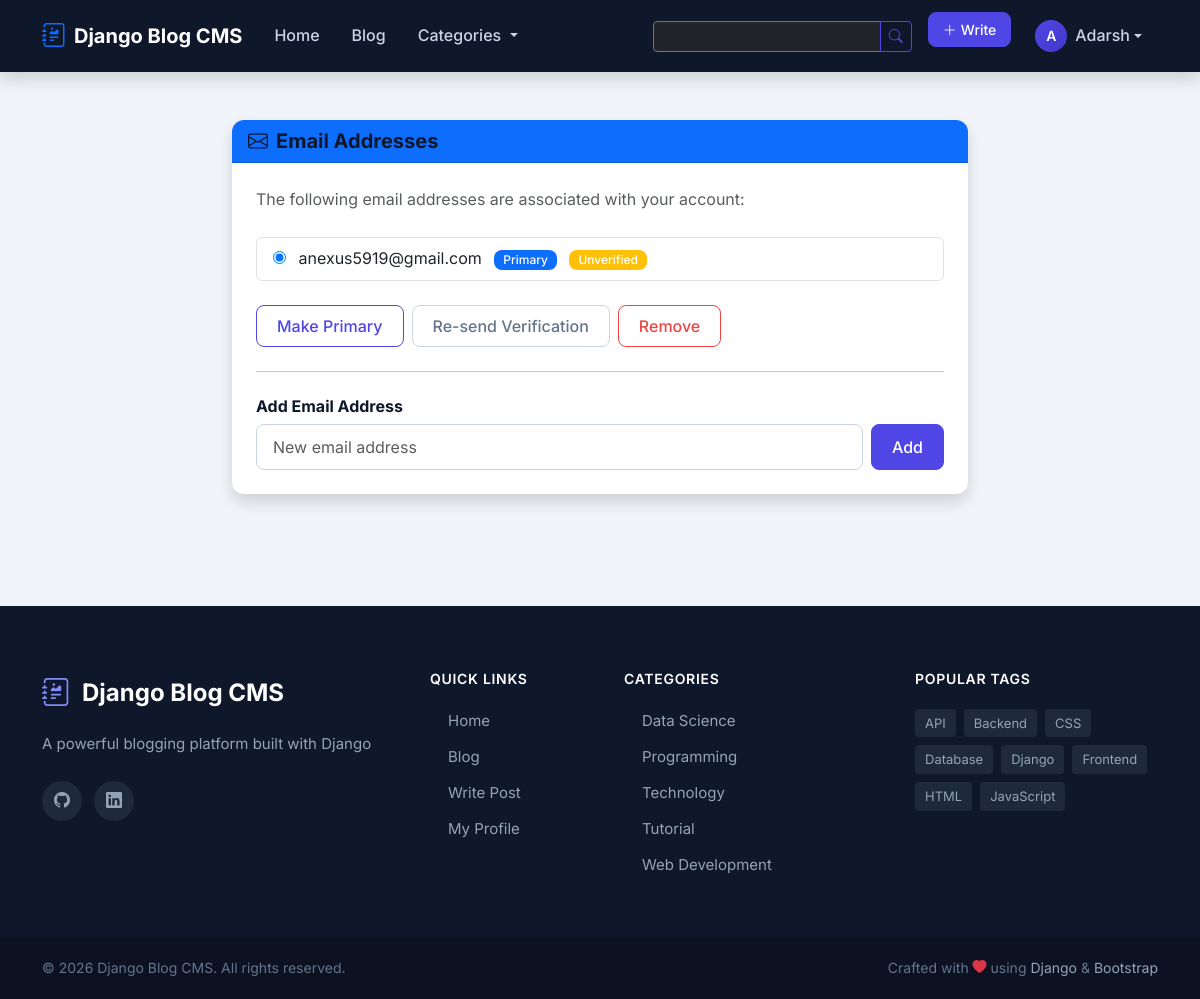
Page /accounts/email/ (signed in) on the committed database.
### apps/blog/models.py (models this page shows, shortened)
class Category(models.Model):
    ICON_CHOICES = (
        ('bi-laptop', 'Technology'),
        ('bi-globe', 'Web Development'),
        ('bi-code-slash', 'Programming'),
        ('bi-graph-up', 'Data Science'),
        ('bi-mortarboard', 'Tutorial'),
        ('bi-newspaper', 'News'),
        ('bi-camera', 'Photography'),
        ('bi-palette', 'Design'),
        ('bi-briefcase', 'Business'),
        ('bi-heart', 'Lifestyle'),
        ('bi-airplane', 'Travel'),
        ('bi-cup-hot', 'Food'),
        ('bi-controller', 'Gaming'),
        ('bi-music-note', 'Music'),
        ('bi-film', 'Entertainment'),
        ('bi-book', 'Education'),
        ('bi-lightbulb', 'Ideas'),
        ('bi-chat-quote', 'Opinion'),
    )
    COLOR_CHOICES = (
        ('#4f46e5', 'Indigo'),
        ('#2563eb', 'Blue'),
        ('#0891b2', 'Cyan'),
        ('#059669', 'Green'),
        ('#84cc16', 'Lime'),
        ('#eab308', 'Yellow'),
        ('#f97316', 'Orange'),
        ('#ef4444', 'Red'),
        ('#ec4899', 'Pink'),
        ('#8b5cf6', 'Purple'),
        ('#6366f1', 'Violet'),
        ('#64748b', 'Slate'),
    )
    name = models.CharField(
        max_length=100,
        unique=True,  # No two categories can have the same name
        help_text="Category name (e.g., 'Technology', 'Travel')"
    )
    slug = models.SlugField(
        max_length=100,
        unique=True,
        blank=True,  # Can be empty in forms (we auto-generate it)
        help_text="URL-friendly name (auto-generated from name)"
    )
    description = models.TextField(
        blank=True,  # Optional in forms
        help_text="Brief description of this category"
    )
    icon = models.CharField(
        max_length=50,
        choices=ICON_CHOICES,
        default='bi-newspaper',
        help_text="Bootstrap icon for this category"
    )
    color = models.CharField(
        max_length=20,
        choices=COLOR_CHOICES,
        default='#4f46e5',
        help_text="Color for category badge and default image"
    )
    created_at = models.DateTimeField(auto_now_add=True)
    class Meta:
        verbose_name = 'Category'
        verbose_name_plural = 'Categories'  # Plural form
        ordering = ['name']
    def get_absolute_url(self):
        return reverse('blog:category_detail', kwargs={'slug': self.slug})
    def post_count(self):
        return self.posts.filter(status='published').count()

class Tag(models.Model):
    name = models.CharField(
        max_length=50,
        unique=True,
        help_text="Tag name (e.g., 'Python', 'Tutorial')"
    )
    slug = models.SlugField(
        max_length=50,
        unique=True,
        blank=True
    )
    class Meta:
        verbose_name = 'Tag'
        verbose_name_plural = 'Tags'
        ordering = ['name']
    def get_absolute_url(self):
        return reverse('blog:tag_detail', kwargs={'slug': self.slug})

### apps/core/context_processors.py (called while the page is built)
def site_settings(request):
    return {
        'site_name': 'Django Blog CMS',
        'site_description': 'A powerful blogging platform built with Django',
        'site_author': 'Your Name',
        'site_year': '2024',
        'all_categories': Category.objects.all()[:10],
        'all_tags': Tag.objects.all()[:20],
        'social_links': {
            'twitter': 'https://twitter.com/yourusername',
            'github': 'https://github.com/yourusername',
            'linkedin': 'https://linkedin.com/in/yourusername',
        },
    }

### templates/account/email.html (shortened to what this page needs)
{% extends 'base.html' %}
{% block content %}
<div class="container py-5">
    <div class="row justify-content-center">
        <div class="col-md-8">
            <div class="card shadow border-0">
                <div class="card-header bg-primary text-white">
                    <h5 class="mb-0"><i class="bi bi-envelope me-2"></i>Email Addresses</h5>
                </div>
                <div class="card-body p-4">
                    {% if emailaddresses %}
                    <p class="text-muted mb-4">
                        The following email addresses are associated with your account:
                    </p>
                    <form method="POST" action="{% url 'account_email' %}">
                        <ul class="list-group mb-4">
                            {% for emailaddress in emailaddresses %}
                            <li class="list-group-item d-flex justify-content-between align-items-center">
                                <div>
                                    <input type="radio" name="email" value="{{ emailaddress.email }}"
                                           id="email_{{ forloop.counter }}"
                                           {% if emailaddress.primary %}checked{% endif %}>
                                    <label for="email_{{ forloop.counter }}" class="ms-2">
                                        {{ emailaddress.email }}
                                    </label>
                                    {% if emailaddress.primary %}
                                    <span class="badge bg-primary ms-2">Primary</span>
                                    {% endif %}
                                    {% if emailaddress.verified %}
                                    <span class="badge bg-success ms-2">Verified</span>
                                    {% else %}
                                    <span class="badge bg-warning ms-2">Unverified</span>
                                    {% endif %}
                                </div>
                            </li>
                            {% endfor %}
                        </ul>
                        <div class="d-flex gap-2">
                            <button type="submit" name="action_primary" class="btn btn-outline-primary">
                                Make Primary
                            </button>
                            <button type="submit" name="action_send" class="btn btn-outline-secondary">
                                Re-send Verification
                            </button>
                            <button type="submit" name="action_remove" class="btn btn-outline-danger">
                                Remove
                            </button>
                        </div>
                    </form>
                    {% else %}
                    <p class="text-muted">No email addresses on file.</p>
                    {% endif %}
                    <hr class="my-4">
                    <h6>Add Email Address</h6>
                    <form method="POST" action="{% url 'account_email' %}" class="d-flex gap-2">
                        <input type="email" name="email" class="form-control"
                               placeholder="New email address" required>
                        <button type="submit" name="action_add" class="btn btn-primary">
                            Add
                        </button>
                    </form>
                </div>
            </div>
        </div>
    </div>
</div>
{% endblock %}

### templates/includes/navbar.html (shortened to what this page needs)
{% load static %}
<nav class="navbar navbar-expand-lg navbar-dark bg-dark sticky-top shadow">
    <div class="container">
        <a class="navbar-brand d-flex align-items-center fw-bold" href="{% url 'blog:home' %}">
            <i class="bi bi-journal-richtext me-2 text-primary fs-4"></i>
            <span>{{ site_name|default:"BlogCMS" }}</span>
        </a>
        <div class="collapse navbar-collapse" id="navbarMain">
            <ul class="navbar-nav me-auto mb-2 mb-lg-0">
                <li class="nav-item">
                    <a class="nav-link {% if request.resolver_match.url_name == 'home' %}active{% endif %}"
                       href="{% url 'blog:home' %}">
                        Home
                    </a>
                </li>
                <li class="nav-item">
                    <a class="nav-link {% if request.resolver_match.url_name == 'post_list' %}active{% endif %}"
                       href="{% url 'blog:post_list' %}">
                        Blog
                    </a>
                </li>
                {% if all_categories %}
                <li class="nav-item dropdown">
                    <a class="nav-link dropdown-toggle" href="#" id="categoryDropdown"
                       role="button" data-bs-toggle="dropdown" aria-expanded="false">
                        Categories
                    </a>
                </li>
                {% endif %}
            </ul>
            <form class="d-flex me-3 my-2 my-lg-0" action="{% url 'blog:search' %}" method="GET">
                <div class="input-group input-group-sm">
                    <input class="form-control bg-dark text-light border-secondary"
                           type="search" name="q"
                           placeholder="Search posts..."
                           aria-label="Search"
                           value="{{ request.GET.q }}">
                    <button class="btn btn-outline-primary" type="submit">
                        <i class="bi bi-search"></i>
                    </button>
                </div>
            </form>
            <ul class="navbar-nav">
                {% if user.is_authenticated %}
                    <li class="nav-item me-2">
                        <a class="btn btn-primary btn-sm d-flex align-items-center"
                           href="{% url 'blog:post_create' %}">
                            <i class="bi bi-plus-lg me-1"></i>
                            <span class="d-none d-md-inline">Write</span>
                        </a>
                    </li>
                    <li class="nav-item dropdown">
                        <a class="nav-link dropdown-toggle d-flex align-items-center py-1" href="#"
                           id="userDropdown" role="button"
                           data-bs-toggle="dropdown" aria-expanded="false">
                            <div class="avatar-circle me-2">
                                {% if user.profile.avatar and user.profile.avatar.name %}
                                    <img src="{{ user.profile.avatar.url }}"
                                         alt="{{ user.username }}"
                                         class="rounded-circle"
                                         width="32" height="32"
                                         style="object-fit: cover;">
                                {% else %}
                                    <div class="avatar-initials">
                                        {{ user.username|slice:":1"|upper }}
                                    </div>
                                {% endif %}
                            </div>
                            <span class="d-none d-lg-inline">{{ user.username }}</span>
                        </a>
                    </li>
                {% endif %}
            </ul>
        </div>
    </div>
</nav>

### templates/includes/footer.html (shortened to what this page needs)
{% load static %}
<footer class="site-footer">
    <div class="footer-main">
        <div class="container">
            <div class="row g-4 g-lg-5">
                <div class="col-lg-4 col-md-6">
                    <div class="footer-brand mb-3">
                        <i class="bi bi-journal-richtext"></i>
                        <span>{{ site_name|default:"BlogCMS" }}</span>
                    </div>
                    <p class="footer-description mb-4">
                        {{ site_description|default:"A modern blogging platform where ideas come to life. Share your stories, connect with readers, and build your audience." }}
                    </p>
                    <div class="footer-social">
                        <a href="https://github.com/Anexus5919" class="social-link" title="GitHub" target="_blank" rel="noopener noreferrer">
                            <i class="bi bi-github"></i>
                        </a>
                        <a href="https://www.linkedin.com/in/anexus/" class="social-link" title="LinkedIn" target="_blank" rel="noopener noreferrer">
                            <i class="bi bi-linkedin"></i>
                        </a>
                    </div>
                </div>
                <div class="col-lg-2 col-md-6 col-6">
                    <h6 class="footer-heading">Quick Links</h6>
                    <ul class="footer-links">
                        <li>
                            <a href="{% url 'blog:home' %}">
                                Home
                            </a>
                        </li>
                        <li>
                            <a href="{% url 'blog:post_list' %}">
                                Blog
                            </a>
                        </li>
                        {% if user.is_authenticated %}
                        <li>
                            <a href="{% url 'blog:post_create' %}">
                                Write Post
                            </a>
                        </li>
                        <li>
                            <a href="{% url 'accounts:profile' %}">
                                My Profile
                            </a>
                        </li>
                        {% endif %}
                    </ul>
                </div>
                <div class="col-lg-3 col-md-6 col-6">
                    <h6 class="footer-heading">Categories</h6>
                    <ul class="footer-links">
                        {% for category in all_categories|slice:":5" %}
                        <li>
                            <a href="{{ category.get_absolute_url }}">
                                {{ category.name }}
                            </a>
                        </li>
                        {% empty %}
                        <li class="text-muted-footer">No categories yet</li>
                        {% endfor %}
                    </ul>
                </div>
                <div class="col-lg-3 col-md-6">
                    <h6 class="footer-heading">Popular Tags</h6>
                    <div class="footer-tags">
                        {% for tag in all_tags|slice:":8" %}
                        <a href="{{ tag.get_absolute_url }}" class="footer-tag">
                            {{ tag.name }}
                        </a>
                        {% empty %}
                        <span class="text-muted-footer">No tags yet</span>
                        {% endfor %}
                    </div>
                </div>
            </div>
        </div>
    </div>
    <div class="footer-bottom">
        <div class="container">
            <div class="row align-items-center">
                <div class="col-md-6 text-center text-md-start">
                    <p class="mb-0">
                        &copy; {% now "Y" %} {{ site_name|default:"BlogCMS" }}. All rights reserved.
                    </p>
                </div>
                <div class="col-md-6 text-center text-md-end">
                    <p class="mb-0">
                        Crafted with <i class="bi bi-heart-fill text-danger"></i> using
                        <a href="https://www.djangoproject.com/" target="_blank" rel="noopener">Django</a>
                        &
                        <a href="https://getbootstrap.com/" target="_blank" rel="noopener">Bootstrap</a>
                    </p>
                </div>
            </div>
        </div>
    </div>
</footer>

### rows in the picture
Category: name "Data Science"
Category: name "Programming"
Category: name "Technology"
Category: name "Tutorial"
Category: name "Web Development"
Tag: name "API"
Tag: name "Backend"
Tag: name "CSS"
Tag: name "Database"
Tag: name "Django"
Tag: name "Frontend"
Tag: name "HTML"
Tag: name "JavaScript"

### other values in the picture
{{ site_name|default:"BlogCMS" }} "Django Blog CMS"
{{ user.username|slice:":1"|upper }} "A"
{{ user.username }} "Adarsh"
{{ emailaddress.email }} "anexus5919@gmail.com"
